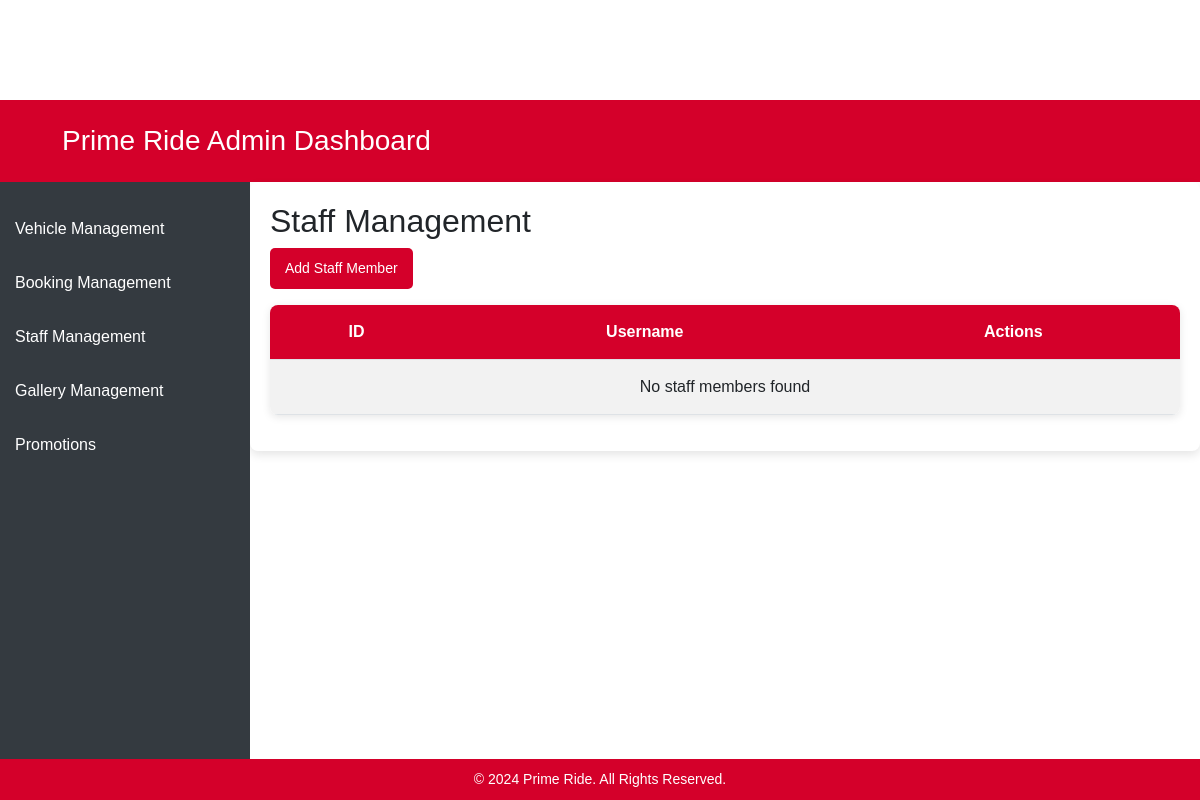
Before: /admin/staffmanagement.php with the older database file.
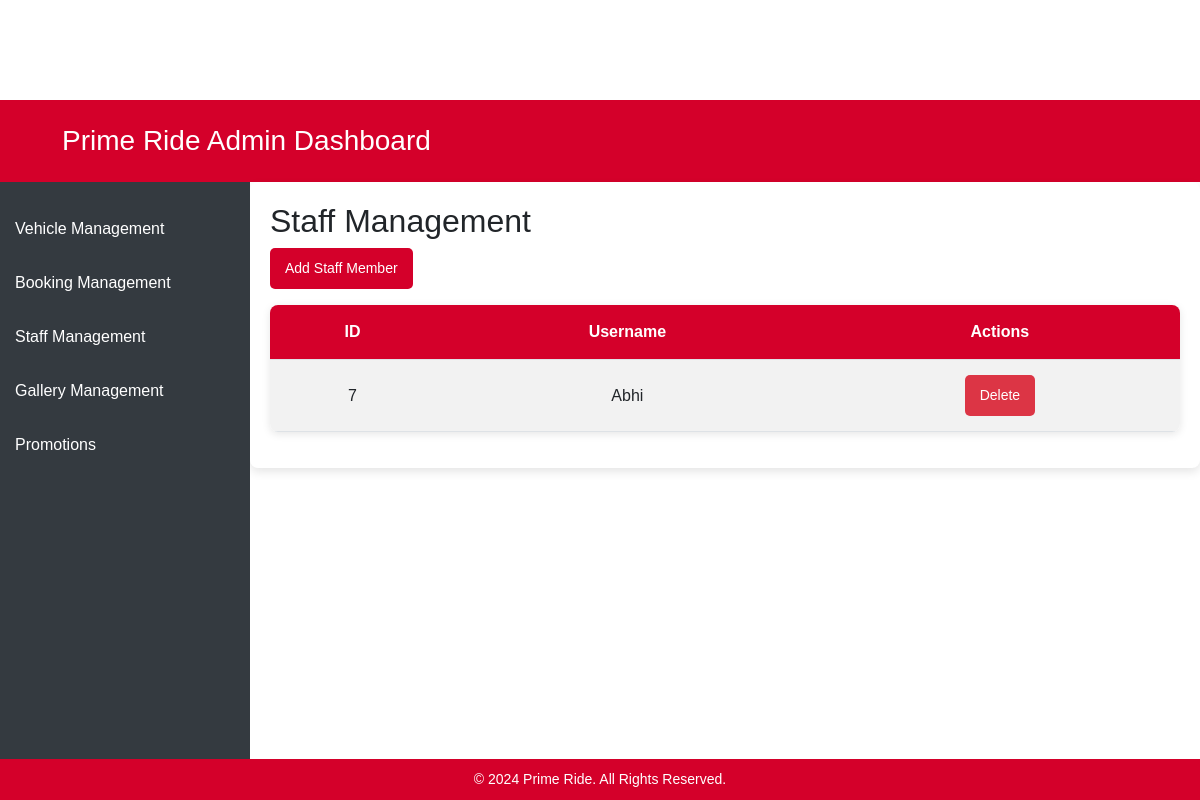
After: the same page with the newer database file.
### tables this page shows
CREATE TABLE `staff` (
  `id` int(11) NOT NULL,
  `staff_id` varchar(20) NOT NULL,
  `staffusername` varchar(100) NOT NULL,
  `staffpassword` varchar(255) NOT NULL
);

### admin/staffmanagement.php (the view, shortened to what this page needs)
<!DOCTYPE html>
<html lang="en">
<head>
  <link rel="stylesheet" href="admin.css">
  <link href="https://cdn.jsdelivr.net/npm/bootstrap@5.3.0-alpha1/dist/css/bootstrap.min.css" rel="stylesheet">
</head>
<body>
  <header class="p-3 text-bg-brown header">
    <div class="container">
        <div class="d-flex flex-wrap align-items-center justify-content-between">
            <div class="d-flex align-items-center">
                <a href="" class="d-flex align-items-center mb-2 mb-lg-0 text-white text-decoration-none">
                </a>
                <h1>Prime Ride Admin Dashboard</h1>
            </div>
        </div>
    </div>
</header>
<div class="sidebar">
    <a href="vehiclemanagement.php">Vehicle Management</a>
    <a href="bookingmanagement.php">Booking Management</a>
    <a href="staffmanagement.php">Staff Management</a>
    <a href="gallerymanagement.php">Gallery Management</a>
    <a href="promotions.php">Promotions</a>
  </div>
  <div class="content">
    <h2>Staff Management</h2>
    <button class="btn btn-primary" data-bs-toggle="modal" data-bs-target="#addStaffModal">Add Staff Member</button>
    <?php
include '../assets/php/dbconnection.php';
$sql = "SELECT id, staffusername FROM staff";
$result = $conn->query($sql);
?>
<table class="table table-striped mt-3">
  <thead>
    <tr>
      <th>ID</th>
      <th>Username</th>
      <th>Actions</th>
    </tr>
  </thead>
  <tbody>
    <?php
    if ($result->num_rows > 0) {
        while($row = $result->fetch_assoc()) {
            echo "<tr>";
            echo "<td>" . $row['id'] . "</td>";
            echo "<td>" . $row['staffusername'] . "</td>";
            echo "<td><button class='btn btn-danger' onclick='deleteStaff(" . $row['id'] . ")'>Delete</button></td>";
            echo "</tr>";
        }
    } else {
        echo "<tr><td colspan='3'>No staff members found</td></tr>";
    }
    ?>
  </tbody>
</table>
  </div>
<footer>
    <p>&copy; 2024 Prime Ride. All Rights Reserved.</p>
</footer>
</body>
</html>

Changed rows visible on the page:
added staff: id "7", staffusername "Abhi"
Other visible differences:
text no longer shown: "No staff members found"
